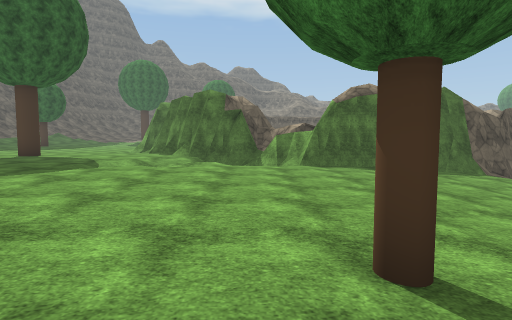
[1] (above)

24 first-person views from a walk through a scene from a Unity 3-D project. The camera is 1.5 m above the floor, tilts 4° down and sees 80° across. The floor is counted in squares, 2 m on a side. Each view is taken from the middle of a square. On the plan, view 1 faces up. The plan holds only what a view shows up to about 10 squares ahead; the rest is blank. The place goes on beyond the plan. Some trees and plants on the terrain are drawn as simple stand-ins. The player character is not drawn. Some surface patterns are stand-ins.

[2]
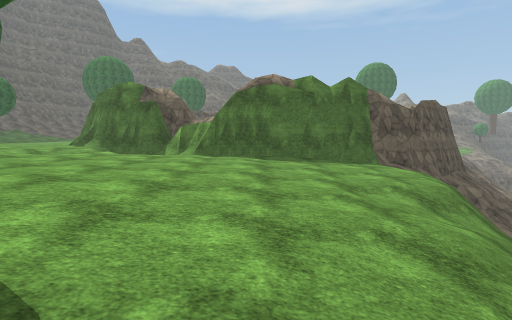

[3]
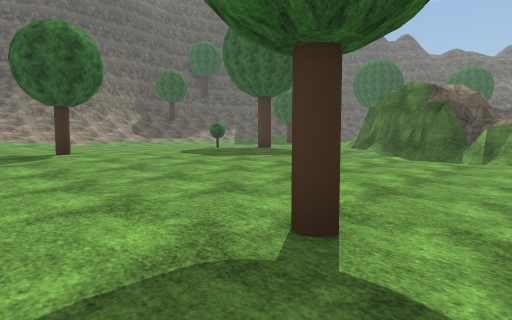

[4]
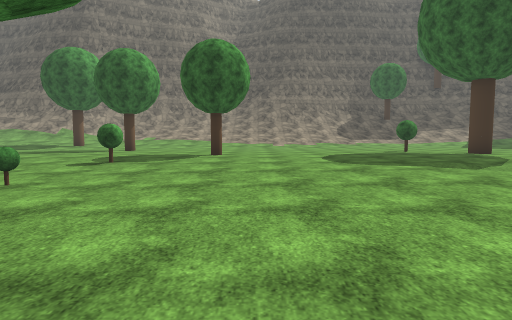

[5]
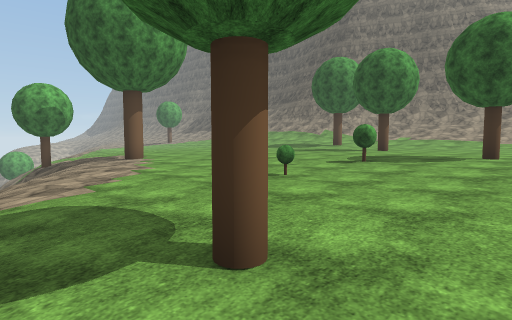

[6]
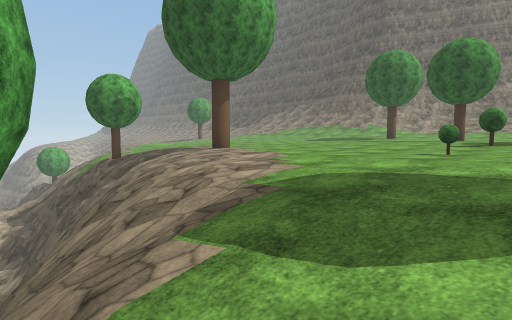

[7]
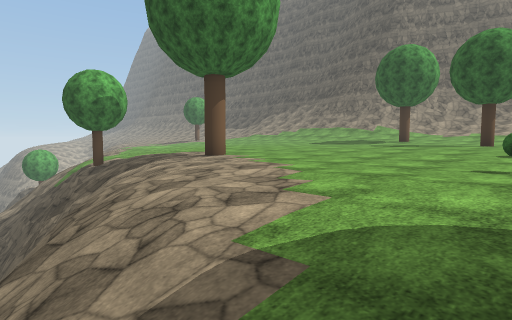

[8]
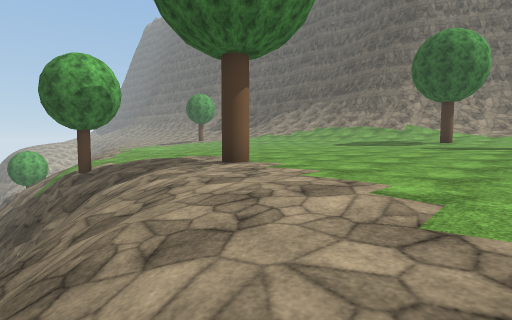

[9]
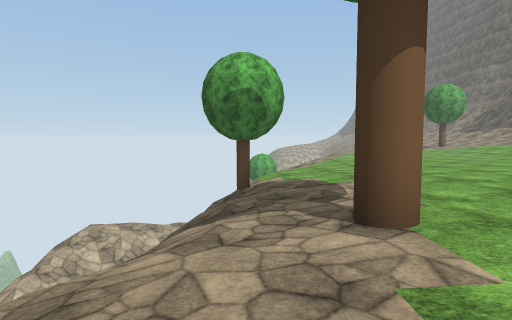

[10]
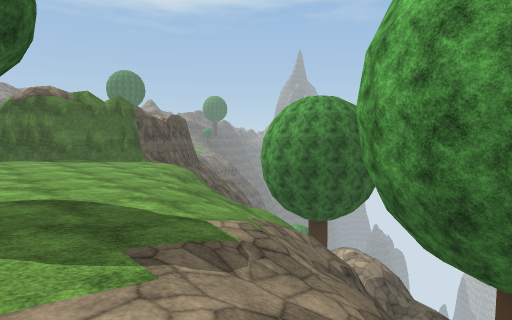

[11]
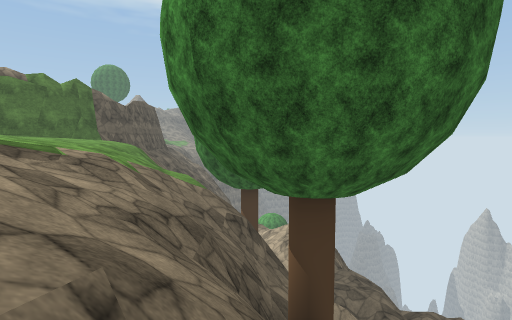

[12]
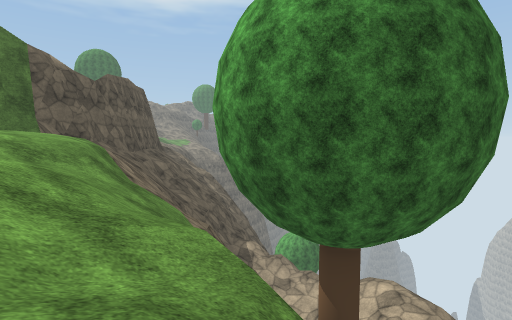

[13]
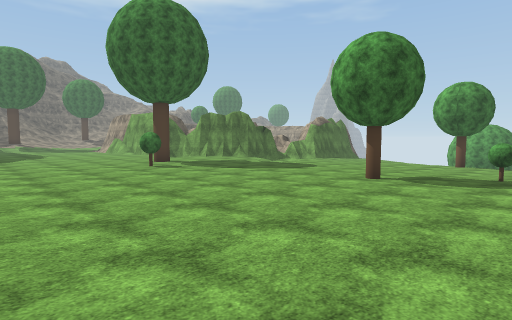

[14]
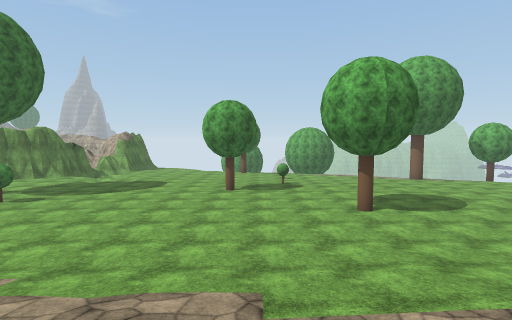

[15]
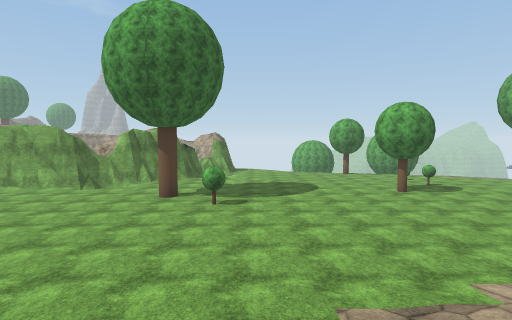

[16]
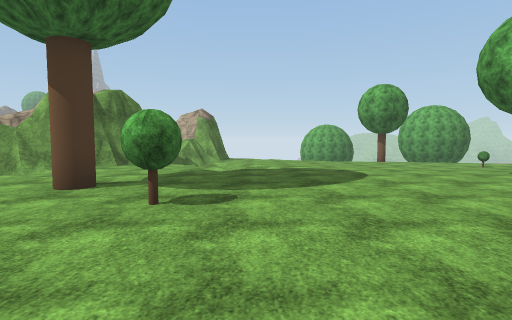

[17]
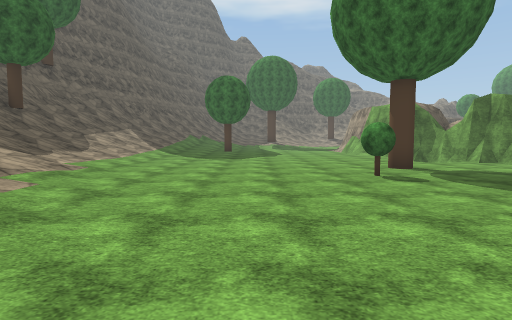

[18]
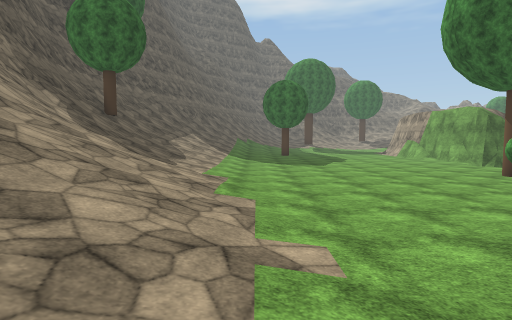

[19]
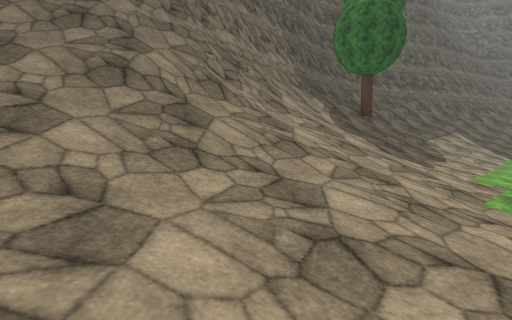

[20]
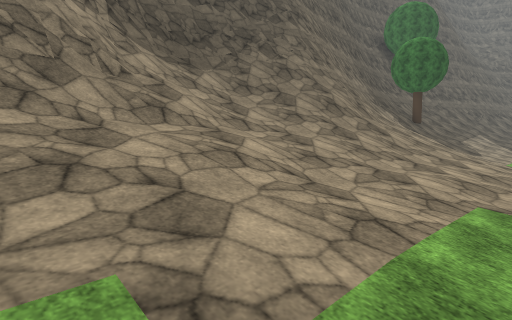

[21]
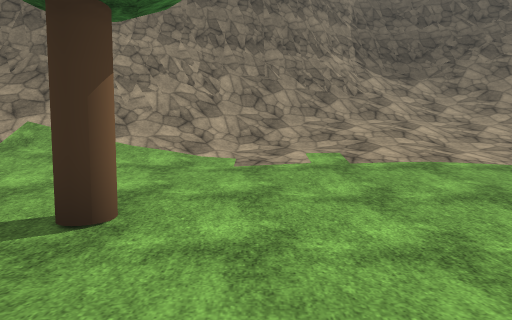

[22]
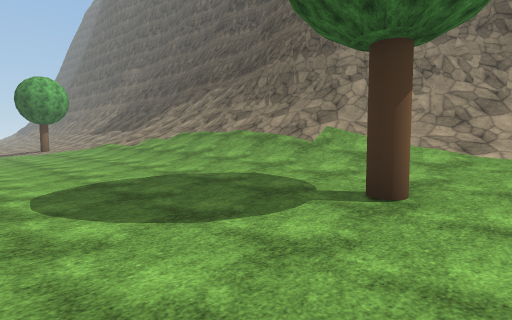

[23]
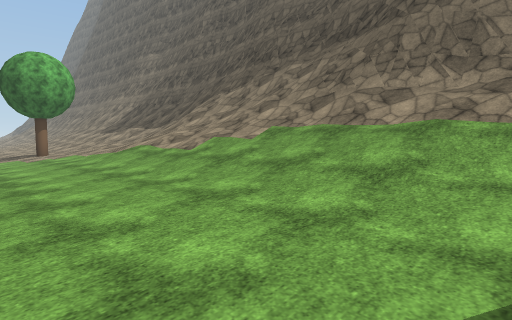

[24]
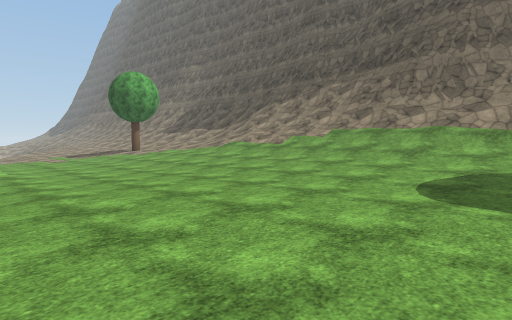

### Floor plan
Key: @ floor where view 1 was taken; # wall or solid block; . main floor; : floor 1.5 m higher than the main floor; + floor 3.25 m higher than the main floor; - floor 8 m lower than the main floor; _ floor 9.5 m lower than the main floor; / step, stairs or slope; = window, fence, low wall or low ledge; v drop or lower ground; T tree.
Columns run from 21 left of view 1 to 13 right of it. Each row starts with its distance up from view 1.
 12  #T///...........##
 11  #///:............####
 10  #///:........T.....####    ###=
  9  #////.................######///
  8  #/////.....T............... //
  7  #=////.....................//v
  6  #==///.....................=/   -v
  5 ##/////....................///  __
  4 ##////:...................////  _-
  3 #//////...................///T  --
  2 #=////:........T......T..///T#  --
  1 #//////................../// # _-=
  0 #/////:..........T.T.@...///v  __
 -1 ##//+/:.................///###=_==
 -2  #=///:.....T..........///v# ==#=#
 -3  #=///:................//TT      =
 -4  ##///:................//
 -5   #=///..T............//v
 -6   ##///..............//=
 -7   ##=///...........T.//
 -8    #=///.............//v
 -9    ##///............./=##
-10     #////...........//v##
-11     ##///........ ..//##/
-12    ###///........ ..T/##/
-13    ##////....... ...///# ///
-14    #/////....... ..  /=  //v
-15    #/////......
-16    #=////......
-17      ////......
-18       ///......
-19         ... ...

Positions as (right, up) in squares from view 1, and headings:
1: (0, 0), facing up
2: (3, 0), facing up
3: (2, 0), facing up-left
4: (2, 3), facing left
5: (2, 3), facing down-left
6: (4, 1), facing down-left
7: (3, 0), facing down-left
8: (2, -2), facing down-left
9: (-1, -4), facing down
10: (1, -3), facing up-right
11: (2, -5), facing up-right
12: (5, 0), facing up-right
13: (-13, -1), facing up-right
14: (-17, 1), facing right
15: (-17, 7), facing right
16: (-12, 7), facing right
17: (-11, 2), facing up
18: (-14, 2), facing up
19: (-14, 2), facing up-left
20: (-14, -3), facing up-left
21: (-10, -4), facing left
22: (-9, -4), facing down-left
23: (-10, -9), facing down-left
24: (-6, -8), facing down-left
